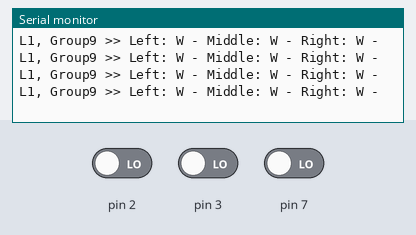
Simulated run of this sketch. Board: Arduino Uno, built with avr-gcc and run on an emulated ATmega328P. Shown: the last lines printed to the serial monitor. The inputs (shaded band) are chosen by the test bench; at power-on: pin 2 LOW, pin 3 LOW, pin 7 LOW.

Above: at 1.8 s.
1.9 s: pin 2 driven HIGH
At 2.4 s:
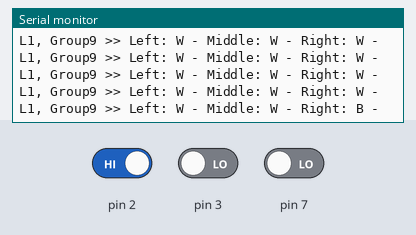
4.0 s: pin 3 driven HIGH
At 4.4 s:
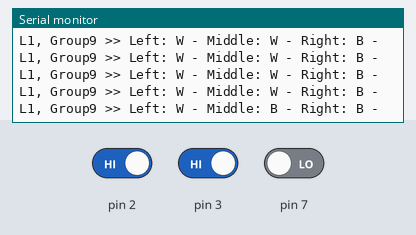
6.0 s: pin 7 driven HIGH
At 6.4 s:
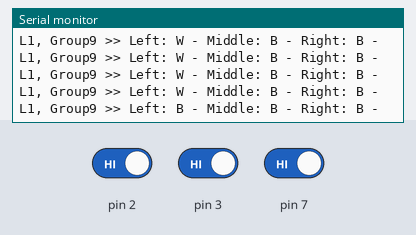
8.0 s: pin 2 driven LOW
At 8.4 s:
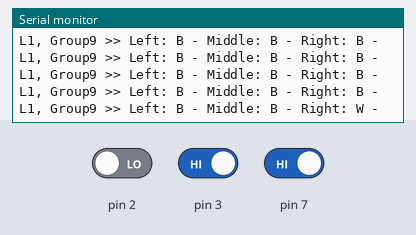
10.0 s: pin 3 driven LOW
At 10.4 s:
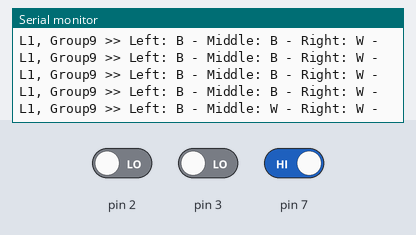
12.0 s: pin 2 driven HIGH
At 12.4 s:
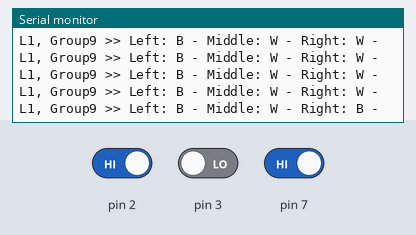

The sketch:

Exp1.ino
```cpp
void setup() {
  // put your setup code here, to run once:
  pinMode(2, INPUT);   //LFS_R  OUT2
  pinMode(3, INPUT);   //LFS_M  OUT3
  pinMode(7, INPUT);   //LFS_L  OUT1
  Serial.begin(9600);
}

void loop() {
  // put your main code here, to run repeatedly:

bool LFS_R = digitalRead(2);
bool LFS_M = digitalRead(3);
bool LFS_L = digitalRead(7);

Serial.print("L1, Group9 >> ");

if (LFS_L){
  Serial.print("Left: B - ");
} else {
  Serial.print("Left: W - ");
}

if (LFS_M){
  Serial.print("Middle: B - ");
} else {
  Serial.print("Middle: W - ");
}

if (LFS_R){
  Serial.print("Right: B - ");
} else {
  Serial.print("Right: W - ");
}

Serial.println("");

delay(500);
}
```

Measured:
- after the input at 1.9 s, the serial monitor: prints a new line after 0.10 s (image 1)
- after the input at 4.0 s, the serial monitor: prints a new line at once (image 2)
- after the input at 6.0 s, the serial monitor: prints a new line at once (image 3)
- after the input at 8.0 s, the serial monitor: prints a new line at once (image 4)
- after the input at 10.0 s, the serial monitor: prints a new line at once (image 5)
- after the input at 12.0 s, the serial monitor: prints a new line at once (image 6)
